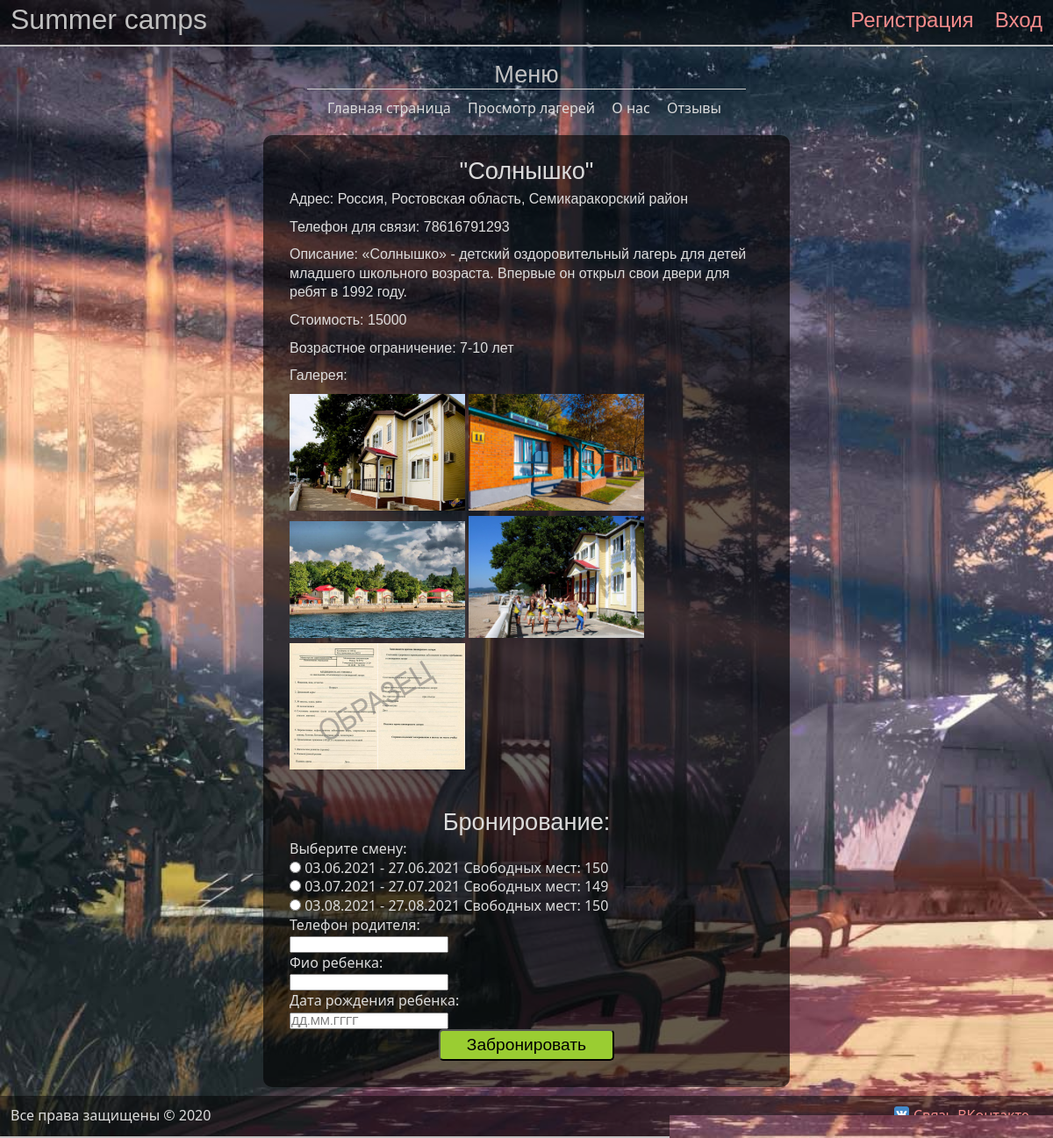
The app's page /first/sol.php with its own data.
### tables this page shows
CREATE TABLE `lager` (
  `Id` int(11) NOT NULL,
  `Id_smena` int(11) NOT NULL,
  `Name` varchar(250) NOT NULL,
  `Adress` varchar(250) NOT NULL,
  `Phone` varchar(11) NOT NULL,
  `About` varchar(250) NOT NULL,
  `Url` varchar(10) NOT NULL,
  `Stoim` int(11) NOT NULL,
  `Places` int(11) NOT NULL
);

CREATE TABLE `smena` (
  `Id` int(11) NOT NULL,
  `Date_nach` date NOT NULL,
  `Date_okonch` date NOT NULL,
  `Places` int(11) NOT NULL
);

### first/sol.php (the view, shortened to what this page needs)
<!DOCTYPE html>
<html>
    <head>
      <?
      require "head.php"
      ?>
    </head>
    <body>
      <div id="page-wrap">
      <header>
        <?
        require "header2.php"
        ?>
      </header>
      <div class="clear"><br /></div>
      <center>
        <?
        require "menu.php"
        ?>
      </center>
       <div class="img_block" style="
         background: rgba(0, 0, 0, 0.6);
         margin-top: 20px;
         margin-left: 300px;
         margin-right: 300px;
         padding: 30px;
         border-radius: 10px;">
         <p align="center" style="font-size: 1.7em; font-family: Comic Sans MS, sans-serif">
           "Солнышко"
         </p>
         <?php
         function printlager ($lagerinfo){
                 while (($row = $lagerinfo->fetch_assoc())!= false){
                        echo "<p style=\"font-family: Comic Sans MS, sans-serif;text-indent: 0px\">Адрес: ".$row["Adress"]."</p>";
                        echo "<p style=\"font-family: Comic Sans MS, sans-serif;text-indent: 0px\">Телефон для связи: ".$row["Phone"]."</p>";
                        echo "<p style=\"font-family: Comic Sans MS, sans-serif;text-indent: 0px\">Описание: ".$row["About"]."</p>";
                        echo "<p style=\"font-family: Comic Sans MS, sans-serif;text-indent: 0px\">Стоимость: ".$row["Stoim"]."</p>";
                 }
             }
             $mysqli = new mysqli("localhost","admin_bd","2000","bd_lager");
             $mysqli->query( "SET NAMES 'utf8'");
             $lagerinfo = $mysqli->query("SELECT * FROM `lager` WHERE `Name` LIKE 'Солнышко'");
             printlager($lagerinfo);
         ?>
           <p style="font-family: Comic Sans MS, sans-serif;text-indent: 0px">Возрастное ограничение: 7-10 лет</p>
           <p style="font-family: Comic Sans MS, sans-serif;text-indent: 0px">Галерея:</p>
         <?php
  function excess($files) {
    $result = array();
    for ($i = 0; $i < count($files); $i++) {
      if ($files[$i] != "." && $files[$i] != "..") $result[] = $files[$i];
    }
    return $result;
  }
  $dir = "img/sol";
  $files = scandir($dir);
  $files = excess($files);
?>
<?php for ($i = 0; $i < count($files); $i++) { ?>
  <img src="<?=$dir."/".$files[$i]?>" width="200" height="200" alt="" />
  <?php if (($i + 1) % 5 == 0) { ?><br /><?php } ?>
<?php } ?>
<center>
  <br></br>
  <p style="font-size: 1.7em; font-family: Comic Sans MS, sans-serif;text-indent: 0px">Бронирование:</p>
</center>
         <?php  if ($_COOKIE['proverka'] == ''):?>
             <?
             $mysqli = new mysqli("localhost","admin_bd","2000","bd_lager");
             $mysqli->query( "SET NAMES 'utf8'");
             $one = $mysqli->query("SELECT * FROM `smena` WHERE `Id` = 4");
             $two = $mysqli->query("SELECT * FROM `smena` WHERE `Id` = 5");
             $three = $mysqli->query("SELECT * FROM `smena` WHERE `Id` = 6");
             function printplaces ($place){
                     while (($row = $place->fetch_assoc())!= false){
                            echo "".$row["Places"]."";
                     }}
             ?>
         <form class="" action="" method="post">
           <label>Выберите смену:</label><span style="color:red"><?=$error_mesta?></span><br />
           <input type="radio" name="smena" value="one" /> 03.06.2021 - 27.06.2021 Свободных мест: <?printplaces($one);?><br />
           <input type="radio" name="smena" value="two" /> 03.07.2021 - 27.07.2021 Свободных мест: <?printplaces($two);?><br />
           <input type="radio" name="smena" value="three" /> 03.08.2021 - 27.08.2021 Свободных мест: <?printplaces($three);?><br />
           <label>Телефон родителя:</label><br /><input type="text" name="phone"/><span style="color:red"><?=$error_phone?></span><br />
           <label>Фио ребенка:</label><br /><input type="text" name="fio_reb"/><span style="color:red"><?=$error_fio_reb?></span><br />
           <label>Дата рождения ребенка:</label><br /><input type="text" name="date" placeholder="ДД.ММ.ГГГГ"/><span style="color:red"><?=$error_date?></span><br />
           <center>
           <input type="submit" name="bron" id="bron" class="bron" value="Забронировать" style="
             font-size: 1.2em;
             background-color: #9ACD32;
             border-radius: 5px;
             border-radius: 2x solid silver;
             padding: 5px;
             width: 200px;"><span style="color:red"><?=$error_auth?></span><br />
           </center>
         </form>
         <?php endif; ?>
       </div>
    </div>
      <footer>
        <?
        require "footer.php"
        ?>
      </footer>
    </body>
</html>

### first/CSS/style.css (style rules this page uses)
* { margin: 0; padding: 0; outline: none; }
html { height: 100%; }
p { margin-bottom: 10px; }
body { background-image: url(../img/fon.jpg); background-size: cover; background-attachment: fixed; width: 100%; height: 100%; color: Gainsboro; font-size: 1em; font-family: "Segoe UI", sans-serif; line-height: 135%; }
img { max-width: 100%; height: auto; width: auto\9; }
.clear { clear: both; }
header, footer { background: rgba(0, 0, 0, 0.5); width: 98%; float: left; }
header { padding: 1%; border-bottom: 2px solid silver; }
footer { padding: 1%; border-bottom: 2px solid silver; margin-top: 10px; padding-bottom: 2%; }
#page-wrap:after { content: ""; display: block; }
footer, #page-wrap:after { height: 10px; }
#page-wrap { min-height: 94%; margin-bottom: -10px; }

### records on screen
lager: Adress "Россия, Ростовская область, Семикаракорский район", Phone "78616791293", About "«Солнышко» - детский оздоровительный лагерь для детей младшего школьного возраста. Впервые он открыл свои двери для ребят в 1992 году.", Stoim "15000"
smena: Places "150"
smena: Places "149"
smena: Places "150"
